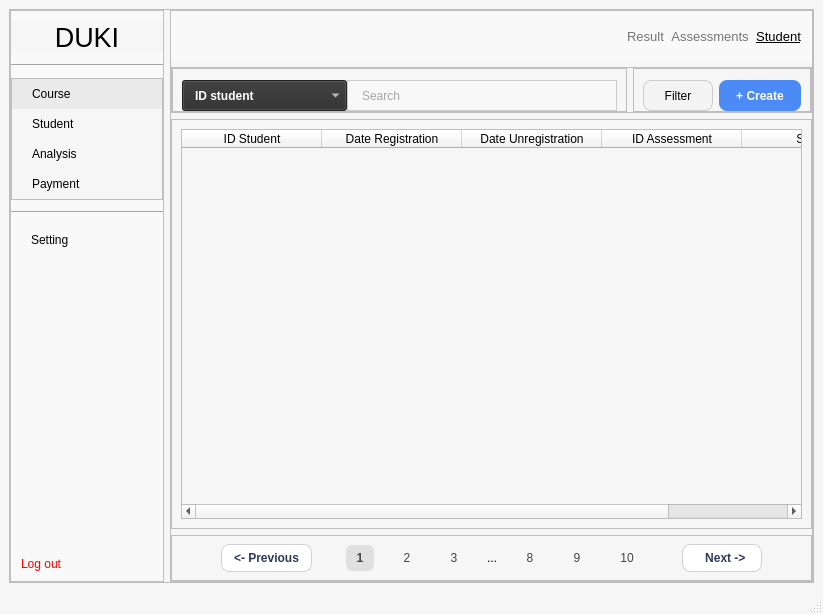
<?xml version="1.0" encoding="UTF-8"?>
<ui version="4.0">
 <class>MainWindow</class>
 <widget class="QMainWindow" name="MainWindow">
  <property name="geometry">
   <rect>
    <x>0</x>
    <y>0</y>
    <width>823</width>
    <height>614</height>
   </rect>
  </property>
  <property name="windowTitle">
   <string>MainWindow</string>
  </property>
  <property name="styleSheet">
   <string notr="true">QMainWindow {
    background-color: #f6f6f6;
}
QFrame {
    background-color: #f6f6f6;
}
#centralwidget{
	background-color: #f6f6f6;
}
#menu {
    background-color: #f9f9f9;
    border-right: 1px solid #e0e0e0;
}
QLabel#brand {
    color: black;
}

#menu_analysis,
#menu_course,
#menu_payment,
#menu_student,
#menu_setting {
    text-align: left;
    padding: 8px 20px;
    border: none;
	color: black;
}
#menu_analysis:hover,
#menu_course:hover,
#menu_logout:hover,
#menu_payment:hover,
#menu_student:hover,
#menu_setting:hover {
    background-color: #eaeaea;
}
#menu_logout {
    color: red;
    padding: 10px;
    text-align: left;
	border: none;
}
#menu_course {
    background-color: #eaeaea;
}
#course_student_search_lineEdit {
    background-color: #F8F8F8;
    border: 1px solid #CCCCCC;
    border-radius-right: 10px;
    padding: 6px 12px;
    color: #555;
}
#course_student_search_lineEdit:focus {
    border: 2px solid #A0A0A0;
}
#course_student_search_comboBox {
    background-color: #2E2E2E;
    color: white;
    padding: 6px 12px;
    font-weight: bold;
}
QComboBox QAbstractItemView {
    background-color: #2E2E2E;
    color: white;
    selection-background-color: #444444;
    selection-color: white;
}
#course_student_create {
    background-color: #4C8BF5;
    color: white;
    border: none;
    border-radius: 8px;
    padding: 6px 10px;
    font-weight: bold;
}
#course_student_create:hover {
    background-color: #3B73E0;
}
#course_student_filter {
    background-color: #F4F4F4;
    border: 1px solid #CCCCCC;
    border-radius: 8px;
    padding: 6px 10px;
	color: black;
}
#course_student_filter:hover {
    background-color: #EAEAEA;
}
#header{
	background-color: #f9f9f9;
	color: black;
}
#course_student_previous, #course_student_next {
    background-color: white;
    color: #2E3A59;
    border: 1px solid #D0D0D0;
    border-radius: 8px;
    padding: 6px 12px;
    font-weight: 500;
}
#course_student_previous:hover, #course_student_next:hover {
    background-color: #F5F5F5;
}
#course_student_page_1, #course_student_page_2, #course_student_page_3, #course_student_page_8, #course_student_page_9, #course_student_page_10 {
    background-color: transparent;
    border: none;
    color: #444;
    padding: 6px 10px;
}
#course_student_page_1 {
    background-color: #E0E0E0;
    border-radius: 6px;
    font-weight: bold;
}
#space {
    color: #777;
    font-weight: bold;
}


</string>
  </property>
  <widget class="QWidget" name="centralwidget">
   <layout class="QHBoxLayout" name="horizontalLayout_5">
    <item>
     <widget class="QFrame" name="frame">
      <property name="sizePolicy">
       <sizepolicy hsizetype="Preferred" vsizetype="Preferred">
        <horstretch>0</horstretch>
        <verstretch>0</verstretch>
       </sizepolicy>
      </property>
      <property name="minimumSize">
       <size>
        <width>801</width>
        <height>541</height>
       </size>
      </property>
      <property name="frameShape">
       <enum>QFrame::StyledPanel</enum>
      </property>
      <property name="frameShadow">
       <enum>QFrame::Raised</enum>
      </property>
      <layout class="QHBoxLayout" name="horizontalLayout">
       <property name="leftMargin">
        <number>0</number>
       </property>
       <property name="topMargin">
        <number>0</number>
       </property>
       <property name="rightMargin">
        <number>0</number>
       </property>
       <property name="bottomMargin">
        <number>0</number>
       </property>
       <item>
        <widget class="QFrame" name="menu">
         <property name="sizePolicy">
          <sizepolicy hsizetype="Preferred" vsizetype="Preferred">
           <horstretch>0</horstretch>
           <verstretch>0</verstretch>
          </sizepolicy>
         </property>
         <property name="frameShape">
          <enum>QFrame::StyledPanel</enum>
         </property>
         <property name="frameShadow">
          <enum>QFrame::Raised</enum>
         </property>
         <layout class="QVBoxLayout" name="verticalLayout" stretch="0,0,0,0,0,0,0">
          <property name="spacing">
           <number>11</number>
          </property>
          <property name="leftMargin">
           <number>0</number>
          </property>
          <property name="topMargin">
           <number>11</number>
          </property>
          <property name="rightMargin">
           <number>0</number>
          </property>
          <property name="bottomMargin">
           <number>0</number>
          </property>
          <item>
           <widget class="QLabel" name="brand">
            <property name="sizePolicy">
             <sizepolicy hsizetype="Preferred" vsizetype="Preferred">
              <horstretch>0</horstretch>
              <verstretch>0</verstretch>
             </sizepolicy>
            </property>
            <property name="font">
             <font>
              <pointsize>20</pointsize>
             </font>
            </property>
            <property name="styleSheet">
             <string notr="true"/>
            </property>
            <property name="text">
             <string>DUKI</string>
            </property>
            <property name="alignment">
             <set>Qt::AlignCenter</set>
            </property>
           </widget>
          </item>
          <item>
           <widget class="Line" name="line_1">
            <property name="orientation">
             <enum>Qt::Horizontal</enum>
            </property>
           </widget>
          </item>
          <item>
           <widget class="QFrame" name="frame_2">
            <property name="frameShape">
             <enum>QFrame::StyledPanel</enum>
            </property>
            <property name="frameShadow">
             <enum>QFrame::Raised</enum>
            </property>
            <layout class="QVBoxLayout" name="verticalLayout_3">
             <property name="spacing">
              <number>0</number>
             </property>
             <property name="leftMargin">
              <number>0</number>
             </property>
             <property name="topMargin">
              <number>0</number>
             </property>
             <property name="rightMargin">
              <number>0</number>
             </property>
             <property name="bottomMargin">
              <number>0</number>
             </property>
             <item>
              <widget class="QPushButton" name="menu_course">
               <property name="sizePolicy">
                <sizepolicy hsizetype="Minimum" vsizetype="Preferred">
                 <horstretch>0</horstretch>
                 <verstretch>0</verstretch>
                </sizepolicy>
               </property>
               <property name="styleSheet">
                <string notr="true"/>
               </property>
               <property name="text">
                <string>Course</string>
               </property>
               <property name="icon">
                <iconset>
                 <normaloff>../media/images/icons/Course/Course.png</normaloff>../media/images/icons/Course/Course.png</iconset>
               </property>
              </widget>
             </item>
             <item>
              <widget class="QPushButton" name="menu_student">
               <property name="sizePolicy">
                <sizepolicy hsizetype="Minimum" vsizetype="Preferred">
                 <horstretch>0</horstretch>
                 <verstretch>0</verstretch>
                </sizepolicy>
               </property>
               <property name="layoutDirection">
                <enum>Qt::LeftToRight</enum>
               </property>
               <property name="styleSheet">
                <string notr="true"/>
               </property>
               <property name="text">
                <string>Student</string>
               </property>
               <property name="icon">
                <iconset>
                 <normaloff>../media/images/icons/Course/Student1.png</normaloff>../media/images/icons/Course/Student1.png</iconset>
               </property>
              </widget>
             </item>
             <item>
              <widget class="QPushButton" name="menu_analysis">
               <property name="sizePolicy">
                <sizepolicy hsizetype="Minimum" vsizetype="Preferred">
                 <horstretch>0</horstretch>
                 <verstretch>0</verstretch>
                </sizepolicy>
               </property>
               <property name="styleSheet">
                <string notr="true"/>
               </property>
               <property name="text">
                <string>Analysis</string>
               </property>
               <property name="icon">
                <iconset>
                 <normaloff>../media/images/icons/Course/Analysis.png</normaloff>../media/images/icons/Course/Analysis.png</iconset>
               </property>
              </widget>
             </item>
             <item>
              <widget class="QPushButton" name="menu_payment">
               <property name="sizePolicy">
                <sizepolicy hsizetype="Preferred" vsizetype="Preferred">
                 <horstretch>0</horstretch>
                 <verstretch>0</verstretch>
                </sizepolicy>
               </property>
               <property name="minimumSize">
                <size>
                 <width>150</width>
                 <height>28</height>
                </size>
               </property>
               <property name="styleSheet">
                <string notr="true"/>
               </property>
               <property name="text">
                <string>Payment</string>
               </property>
               <property name="icon">
                <iconset>
                 <normaloff>../media/images/icons/Course/Payment.png</normaloff>../media/images/icons/Course/Payment.png</iconset>
               </property>
              </widget>
             </item>
            </layout>
           </widget>
          </item>
          <item>
           <widget class="Line" name="line_2">
            <property name="orientation">
             <enum>Qt::Horizontal</enum>
            </property>
           </widget>
          </item>
          <item>
           <widget class="QPushButton" name="menu_setting">
            <property name="sizePolicy">
             <sizepolicy hsizetype="Preferred" vsizetype="Preferred">
              <horstretch>0</horstretch>
              <verstretch>0</verstretch>
             </sizepolicy>
            </property>
            <property name="minimumSize">
             <size>
              <width>60</width>
              <height>12</height>
             </size>
            </property>
            <property name="styleSheet">
             <string notr="true"/>
            </property>
            <property name="text">
             <string>Setting</string>
            </property>
           </widget>
          </item>
          <item>
           <spacer name="verticalSpacer">
            <property name="orientation">
             <enum>Qt::Vertical</enum>
            </property>
            <property name="sizeHint" stdset="0">
             <size>
              <width>20</width>
              <height>40</height>
             </size>
            </property>
           </spacer>
          </item>
          <item>
           <widget class="QPushButton" name="menu_logout">
            <property name="sizePolicy">
             <sizepolicy hsizetype="Preferred" vsizetype="Preferred">
              <horstretch>0</horstretch>
              <verstretch>0</verstretch>
             </sizepolicy>
            </property>
            <property name="styleSheet">
             <string notr="true"/>
            </property>
            <property name="text">
             <string>Log out</string>
            </property>
            <property name="icon">
             <iconset>
              <normaloff>../media/images/icons/Course/Log_Out.png</normaloff>../media/images/icons/Course/Log_Out.png</iconset>
            </property>
           </widget>
          </item>
         </layout>
        </widget>
       </item>
       <item>
        <widget class="QFrame" name="frame_3">
         <property name="sizePolicy">
          <sizepolicy hsizetype="Preferred" vsizetype="Preferred">
           <horstretch>0</horstretch>
           <verstretch>0</verstretch>
          </sizepolicy>
         </property>
         <property name="frameShape">
          <enum>QFrame::StyledPanel</enum>
         </property>
         <property name="frameShadow">
          <enum>QFrame::Raised</enum>
         </property>
         <layout class="QVBoxLayout" name="verticalLayout_2">
          <property name="leftMargin">
           <number>0</number>
          </property>
          <property name="topMargin">
           <number>0</number>
          </property>
          <property name="rightMargin">
           <number>0</number>
          </property>
          <property name="bottomMargin">
           <number>0</number>
          </property>
          <item>
           <widget class="QWidget" name="header" native="true">
            <property name="minimumSize">
             <size>
              <width>50</width>
              <height>50</height>
             </size>
            </property>
            <property name="styleSheet">
             <string notr="true">background-color: #f9f9f9;</string>
            </property>
            <layout class="QHBoxLayout" name="horizontalLayout_9">
             <property name="spacing">
              <number>7</number>
             </property>
             <property name="leftMargin">
              <number>0</number>
             </property>
             <property name="topMargin">
              <number>0</number>
             </property>
             <property name="rightMargin">
              <number>11</number>
             </property>
             <property name="bottomMargin">
              <number>0</number>
             </property>
             <item>
              <spacer name="horizontalSpacer_5">
               <property name="orientation">
                <enum>Qt::Horizontal</enum>
               </property>
               <property name="sizeHint" stdset="0">
                <size>
                 <width>40</width>
                 <height>20</height>
                </size>
               </property>
              </spacer>
             </item>
             <item>
              <widget class="QPushButton" name="header_result">
               <property name="sizePolicy">
                <sizepolicy hsizetype="Preferred" vsizetype="Preferred">
                 <horstretch>0</horstretch>
                 <verstretch>0</verstretch>
                </sizepolicy>
               </property>
               <property name="font">
                <font>
                 <pointsize>10</pointsize>
                </font>
               </property>
               <property name="styleSheet">
                <string notr="true">color:#757575;
border: none</string>
               </property>
               <property name="text">
                <string>Result</string>
               </property>
              </widget>
             </item>
             <item>
              <widget class="QPushButton" name="header_assessment">
               <property name="sizePolicy">
                <sizepolicy hsizetype="Preferred" vsizetype="Preferred">
                 <horstretch>0</horstretch>
                 <verstretch>0</verstretch>
                </sizepolicy>
               </property>
               <property name="font">
                <font>
                 <pointsize>10</pointsize>
                </font>
               </property>
               <property name="styleSheet">
                <string notr="true">color:#757575;
border: none</string>
               </property>
               <property name="text">
                <string>Assessments</string>
               </property>
              </widget>
             </item>
             <item>
              <widget class="QPushButton" name="pushButton">
               <property name="sizePolicy">
                <sizepolicy hsizetype="Preferred" vsizetype="Preferred">
                 <horstretch>0</horstretch>
                 <verstretch>0</verstretch>
                </sizepolicy>
               </property>
               <property name="font">
                <font>
                 <pointsize>10</pointsize>
                 <underline>true</underline>
                </font>
               </property>
               <property name="styleSheet">
                <string notr="true">border: none;
color: black
</string>
               </property>
               <property name="text">
                <string>Student</string>
               </property>
              </widget>
             </item>
            </layout>
           </widget>
          </item>
          <item>
           <widget class="QFrame" name="option">
            <property name="sizePolicy">
             <sizepolicy hsizetype="Preferred" vsizetype="Preferred">
              <horstretch>0</horstretch>
              <verstretch>0</verstretch>
             </sizepolicy>
            </property>
            <property name="frameShape">
             <enum>QFrame::StyledPanel</enum>
            </property>
            <property name="frameShadow">
             <enum>QFrame::Raised</enum>
            </property>
            <layout class="QHBoxLayout" name="horizontalLayout_2">
             <property name="leftMargin">
              <number>0</number>
             </property>
             <property name="topMargin">
              <number>0</number>
             </property>
             <property name="rightMargin">
              <number>0</number>
             </property>
             <property name="bottomMargin">
              <number>0</number>
             </property>
             <item>
              <widget class="QFrame" name="search">
               <property name="frameShape">
                <enum>QFrame::StyledPanel</enum>
               </property>
               <property name="frameShadow">
                <enum>QFrame::Raised</enum>
               </property>
               <layout class="QHBoxLayout" name="horizontalLayout_3">
                <property name="spacing">
                 <number>0</number>
                </property>
                <property name="topMargin">
                 <number>11</number>
                </property>
                <property name="bottomMargin">
                 <number>0</number>
                </property>
                <item>
                 <widget class="QComboBox" name="course_student_search_comboBox">
                  <property name="sizePolicy">
                   <sizepolicy hsizetype="Maximum" vsizetype="Preferred">
                    <horstretch>0</horstretch>
                    <verstretch>0</verstretch>
                   </sizepolicy>
                  </property>
                  <property name="minimumSize">
                   <size>
                    <width>165</width>
                    <height>31</height>
                   </size>
                  </property>
                  <item>
                   <property name="text">
                    <string>ID student</string>
                   </property>
                  </item>
                  <item>
                   <property name="text">
                    <string>Date Registration</string>
                   </property>
                  </item>
                  <item>
                   <property name="text">
                    <string>Date Unregistration</string>
                   </property>
                  </item>
                  <item>
                   <property name="text">
                    <string>ID Assessment</string>
                   </property>
                  </item>
                  <item>
                   <property name="text">
                    <string>Score</string>
                   </property>
                  </item>
                 </widget>
                </item>
                <item>
                 <widget class="QLineEdit" name="course_student_search_lineEdit">
                  <property name="sizePolicy">
                   <sizepolicy hsizetype="Preferred" vsizetype="Preferred">
                    <horstretch>0</horstretch>
                    <verstretch>0</verstretch>
                   </sizepolicy>
                  </property>
                  <property name="minimumSize">
                   <size>
                    <width>260</width>
                    <height>31</height>
                   </size>
                  </property>
                  <property name="placeholderText">
                   <string>Search</string>
                  </property>
                 </widget>
                </item>
               </layout>
              </widget>
             </item>
             <item>
              <widget class="QFrame" name="frame_5">
               <property name="sizePolicy">
                <sizepolicy hsizetype="Maximum" vsizetype="Preferred">
                 <horstretch>0</horstretch>
                 <verstretch>0</verstretch>
                </sizepolicy>
               </property>
               <property name="frameShape">
                <enum>QFrame::StyledPanel</enum>
               </property>
               <property name="frameShadow">
                <enum>QFrame::Raised</enum>
               </property>
               <layout class="QHBoxLayout" name="horizontalLayout_4">
                <property name="topMargin">
                 <number>11</number>
                </property>
                <property name="bottomMargin">
                 <number>0</number>
                </property>
                <item>
                 <widget class="QPushButton" name="course_student_filter">
                  <property name="sizePolicy">
                   <sizepolicy hsizetype="Preferred" vsizetype="Preferred">
                    <horstretch>0</horstretch>
                    <verstretch>0</verstretch>
                   </sizepolicy>
                  </property>
                  <property name="minimumSize">
                   <size>
                    <width>70</width>
                    <height>30</height>
                   </size>
                  </property>
                  <property name="text">
                   <string>Filter</string>
                  </property>
                  <property name="icon">
                   <iconset>
                    <normaloff>../media/images/icons/Course/Filter1.png</normaloff>../media/images/icons/Course/Filter1.png</iconset>
                  </property>
                 </widget>
                </item>
                <item>
                 <widget class="QPushButton" name="course_student_create">
                  <property name="sizePolicy">
                   <sizepolicy hsizetype="Preferred" vsizetype="Preferred">
                    <horstretch>0</horstretch>
                    <verstretch>0</verstretch>
                   </sizepolicy>
                  </property>
                  <property name="minimumSize">
                   <size>
                    <width>82</width>
                    <height>30</height>
                   </size>
                  </property>
                  <property name="text">
                   <string>+ Create</string>
                  </property>
                 </widget>
                </item>
               </layout>
              </widget>
             </item>
            </layout>
           </widget>
          </item>
          <item>
           <widget class="QFrame" name="frame_6">
            <property name="sizePolicy">
             <sizepolicy hsizetype="Preferred" vsizetype="Expanding">
              <horstretch>0</horstretch>
              <verstretch>0</verstretch>
             </sizepolicy>
            </property>
            <property name="minimumSize">
             <size>
              <width>165</width>
              <height>0</height>
             </size>
            </property>
            <property name="frameShape">
             <enum>QFrame::StyledPanel</enum>
            </property>
            <property name="frameShadow">
             <enum>QFrame::Raised</enum>
            </property>
            <layout class="QHBoxLayout" name="horizontalLayout_8">
             <item>
              <widget class="QTableWidget" name="course_student_table">
               <property name="styleSheet">
                <string notr="true">color: black</string>
               </property>
               <attribute name="horizontalHeaderDefaultSectionSize">
                <number>140</number>
               </attribute>
               <column>
                <property name="text">
                 <string>ID Student</string>
                </property>
               </column>
               <column>
                <property name="text">
                 <string>Date Registration</string>
                </property>
               </column>
               <column>
                <property name="text">
                 <string>Date Unregistration</string>
                </property>
               </column>
               <column>
                <property name="text">
                 <string>ID Assessment</string>
                </property>
               </column>
               <column>
                <property name="text">
                 <string>Score</string>
                </property>
               </column>
              </widget>
             </item>
            </layout>
           </widget>
          </item>
          <item>
           <widget class="QFrame" name="frame_7">
            <property name="sizePolicy">
             <sizepolicy hsizetype="Preferred" vsizetype="Preferred">
              <horstretch>0</horstretch>
              <verstretch>0</verstretch>
             </sizepolicy>
            </property>
            <property name="frameShape">
             <enum>QFrame::StyledPanel</enum>
            </property>
            <property name="frameShadow">
             <enum>QFrame::Raised</enum>
            </property>
            <layout class="QHBoxLayout" name="horizontalLayout_6">
             <property name="topMargin">
              <number>0</number>
             </property>
             <property name="bottomMargin">
              <number>0</number>
             </property>
             <item>
              <spacer name="horizontalSpacer_3">
               <property name="orientation">
                <enum>Qt::Horizontal</enum>
               </property>
               <property name="sizeHint" stdset="0">
                <size>
                 <width>40</width>
                 <height>20</height>
                </size>
               </property>
              </spacer>
             </item>
             <item>
              <widget class="QPushButton" name="course_student_previous">
               <property name="sizePolicy">
                <sizepolicy hsizetype="Preferred" vsizetype="Fixed">
                 <horstretch>0</horstretch>
                 <verstretch>0</verstretch>
                </sizepolicy>
               </property>
               <property name="text">
                <string>&lt;- Previous</string>
               </property>
              </widget>
             </item>
             <item>
              <spacer name="horizontalSpacer">
               <property name="orientation">
                <enum>Qt::Horizontal</enum>
               </property>
               <property name="sizeHint" stdset="0">
                <size>
                 <width>1</width>
                 <height>20</height>
                </size>
               </property>
              </spacer>
             </item>
             <item>
              <widget class="QWidget" name="course_student_page" native="true">
               <property name="sizePolicy">
                <sizepolicy hsizetype="Maximum" vsizetype="Preferred">
                 <horstretch>30</horstretch>
                 <verstretch>0</verstretch>
                </sizepolicy>
               </property>
               <property name="minimumSize">
                <size>
                 <width>350</width>
                 <height>0</height>
                </size>
               </property>
               <layout class="QHBoxLayout" name="horizontalLayout_7">
                <property name="leftMargin">
                 <number>11</number>
                </property>
                <property name="rightMargin">
                 <number>11</number>
                </property>
                <item>
                 <widget class="QPushButton" name="course_student_page_1">
                  <property name="sizePolicy">
                   <sizepolicy hsizetype="Fixed" vsizetype="Preferred">
                    <horstretch>0</horstretch>
                    <verstretch>0</verstretch>
                   </sizepolicy>
                  </property>
                  <property name="minimumSize">
                   <size>
                    <width>28</width>
                    <height>0</height>
                   </size>
                  </property>
                  <property name="text">
                   <string>1</string>
                  </property>
                 </widget>
                </item>
                <item>
                 <widget class="QPushButton" name="course_student_page_2">
                  <property name="sizePolicy">
                   <sizepolicy hsizetype="Fixed" vsizetype="Preferred">
                    <horstretch>0</horstretch>
                    <verstretch>0</verstretch>
                   </sizepolicy>
                  </property>
                  <property name="minimumSize">
                   <size>
                    <width>28</width>
                    <height>0</height>
                   </size>
                  </property>
                  <property name="text">
                   <string>2</string>
                  </property>
                 </widget>
                </item>
                <item>
                 <widget class="QPushButton" name="course_student_page_8">
                  <property name="sizePolicy">
                   <sizepolicy hsizetype="Fixed" vsizetype="Preferred">
                    <horstretch>0</horstretch>
                    <verstretch>0</verstretch>
                   </sizepolicy>
                  </property>
                  <property name="minimumSize">
                   <size>
                    <width>28</width>
                    <height>0</height>
                   </size>
                  </property>
                  <property name="text">
                   <string>3</string>
                  </property>
                 </widget>
                </item>
                <item>
                 <widget class="QLabel" name="course_student_space">
                  <property name="sizePolicy">
                   <sizepolicy hsizetype="Fixed" vsizetype="Preferred">
                    <horstretch>0</horstretch>
                    <verstretch>0</verstretch>
                   </sizepolicy>
                  </property>
                  <property name="layoutDirection">
                   <enum>Qt::LeftToRight</enum>
                  </property>
                  <property name="text">
                   <string>...</string>
                  </property>
                  <property name="alignment">
                   <set>Qt::AlignCenter</set>
                  </property>
                 </widget>
                </item>
                <item>
                 <widget class="QPushButton" name="course_student_page_10">
                  <property name="sizePolicy">
                   <sizepolicy hsizetype="Fixed" vsizetype="Preferred">
                    <horstretch>0</horstretch>
                    <verstretch>0</verstretch>
                   </sizepolicy>
                  </property>
                  <property name="minimumSize">
                   <size>
                    <width>28</width>
                    <height>0</height>
                   </size>
                  </property>
                  <property name="text">
                   <string>8</string>
                  </property>
                 </widget>
                </item>
                <item>
                 <widget class="QPushButton" name="course_student_page_9">
                  <property name="sizePolicy">
                   <sizepolicy hsizetype="Fixed" vsizetype="Preferred">
                    <horstretch>0</horstretch>
                    <verstretch>0</verstretch>
                   </sizepolicy>
                  </property>
                  <property name="minimumSize">
                   <size>
                    <width>28</width>
                    <height>0</height>
                   </size>
                  </property>
                  <property name="text">
                   <string>9</string>
                  </property>
                 </widget>
                </item>
                <item>
                 <widget class="QPushButton" name="course_student_page_3">
                  <property name="sizePolicy">
                   <sizepolicy hsizetype="Fixed" vsizetype="Preferred">
                    <horstretch>0</horstretch>
                    <verstretch>0</verstretch>
                   </sizepolicy>
                  </property>
                  <property name="minimumSize">
                   <size>
                    <width>28</width>
                    <height>0</height>
                   </size>
                  </property>
                  <property name="text">
                   <string>10</string>
                  </property>
                 </widget>
                </item>
               </layout>
              </widget>
             </item>
             <item>
              <spacer name="horizontalSpacer_2">
               <property name="orientation">
                <enum>Qt::Horizontal</enum>
               </property>
               <property name="sizeHint" stdset="0">
                <size>
                 <width>4</width>
                 <height>20</height>
                </size>
               </property>
              </spacer>
             </item>
             <item>
              <widget class="QPushButton" name="course_student_next">
               <property name="sizePolicy">
                <sizepolicy hsizetype="Preferred" vsizetype="Fixed">
                 <horstretch>0</horstretch>
                 <verstretch>0</verstretch>
                </sizepolicy>
               </property>
               <property name="text">
                <string>   Next -&gt; </string>
               </property>
              </widget>
             </item>
             <item>
              <spacer name="horizontalSpacer_4">
               <property name="orientation">
                <enum>Qt::Horizontal</enum>
               </property>
               <property name="sizeHint" stdset="0">
                <size>
                 <width>40</width>
                 <height>20</height>
                </size>
               </property>
              </spacer>
             </item>
            </layout>
           </widget>
          </item>
         </layout>
        </widget>
       </item>
      </layout>
     </widget>
    </item>
   </layout>
  </widget>
  <widget class="QMenuBar" name="menubar">
   <property name="geometry">
    <rect>
     <x>0</x>
     <y>0</y>
     <width>823</width>
     <height>26</height>
    </rect>
   </property>
  </widget>
  <widget class="QStatusBar" name="statusbar"/>
 </widget>
 <resources/>
 <connections/>
</ui>
